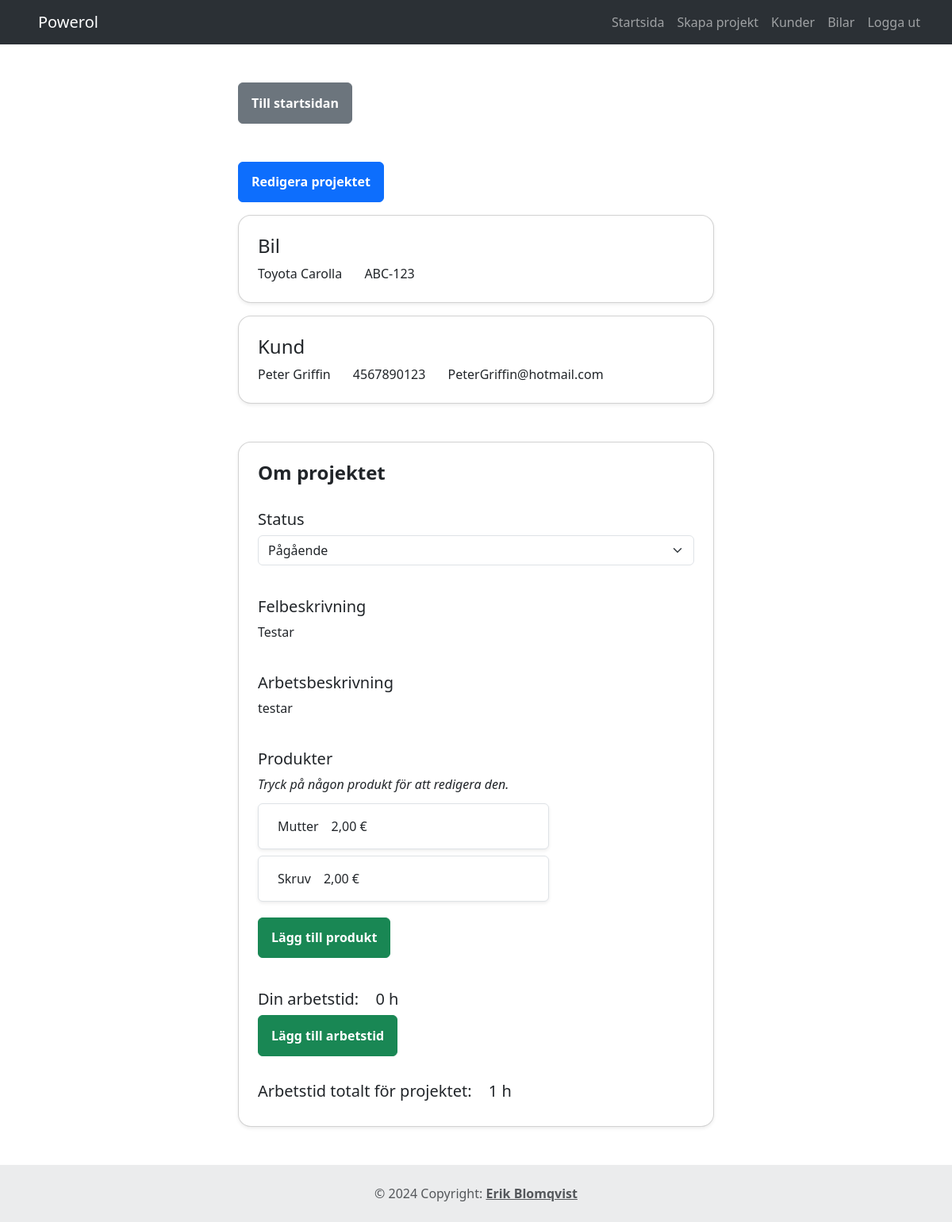
Screenshot of /project.php?project_id=5 (signed in) with the database file from the repository.
### tables this page shows
CREATE TABLE `table_projects` (
  `project_id` int(11) NOT NULL,
  `customer_id_fk` int(11) NOT NULL,
  `car_id_fk` int(11) NOT NULL,
  `defect_desc` text NOT NULL,
  `work_desc` text NOT NULL,
  `status_id_fk` int(11) NOT NULL,
  `creation_date` date DEFAULT NULL
);

CREATE TABLE `table_cars` (
  `car_id` int(11) NOT NULL,
  `car_brand` varchar(255) NOT NULL,
  `car_model` varchar(255) NOT NULL,
  `car_license` varchar(255) NOT NULL
);

CREATE TABLE `table_customers` (
  `customer_id` int(11) NOT NULL,
  `customer_fname` varchar(255) NOT NULL,
  `customer_lname` varchar(255) NOT NULL,
  `customer_phone` varchar(255) NOT NULL,
  `customer_email` varchar(255) NOT NULL,
  `customer_address` varchar(255) NOT NULL,
  `customer_zip` varchar(255) NOT NULL,
  `customer_area` varchar(255) NOT NULL
);

CREATE TABLE `table_statuses` (
  `s_id` int(11) NOT NULL,
  `s_name` varchar(255) NOT NULL
);

CREATE TABLE `table_products` (
  `product_id` int(11) NOT NULL,
  `name` varchar(255) NOT NULL,
  `price` decimal(7,2) NOT NULL,
  `invoice_number` varchar(255) NOT NULL
);

### includes/class.project.php (called while the page is built, shortened)
<?php
class Project {
    private $pdo;
    function __construct($pdo) {
        $this->pdo = $pdo;
    }
    public function selectSingleProject(int $projectId) {
        $projectDataArray = $this->pdo->query("SELECT
            table_projects.*,
            table_customers.*,
            table_cars.*
        FROM
            table_projects
        JOIN
            table_customers ON table_projects.customer_id_fk = table_customers.customer_id
        JOIN
            table_cars ON table_projects.car_id_fk = table_cars.car_id
        WHERE
            table_projects.project_id = $projectId")->fetch();
                return $projectDataArray;
    }
    public function selectProjectProducts(int $projectId) {
        $projectProductsArray = $this->pdo->query("SELECT table_products.*
            FROM table_products
            JOIN table_project_product ON table_products.product_id = table_project_product.product_id_fk
            WHERE table_project_product.project_id_fk = $projectId")->fetchAll();
        return $projectProductsArray;
    }
    public function selectTotalWorkingHours(int $userId, int $projectId) {
        $stmt_selectWorkingHours = $this->pdo->prepare('SELECT
            SUM(h_amount) AS total_project_hours,
            SUM(CASE WHEN u_id_fk = :uid THEN h_amount ELSE 0 END) AS user_hours
        FROM
            table_hours
        WHERE
            p_id_fk = :pid');
        $stmt_selectWorkingHours->bindParam(':uid', $userId, PDO::PARAM_INT);
        $stmt_selectWorkingHours->bindParam(':pid', $projectId, PDO::PARAM_INT);
        $stmt_selectWorkingHours->execute();
        return $stmt_selectWorkingHours->fetch();
    }
    public function selectAllStatusData() {
        $stmt_selectStatusData = $this->pdo->prepare('SELECT * FROM table_statuses');
        $stmt_selectStatusData->execute();
        $statusInfo = $stmt_selectStatusData->fetchAll();
        return $statusInfo;
    }
}
?>

### includes/class.user.php (called while the page is built, shortened)
<?php
class User {
    private $pdo;
    function __construct($pdo) {
        $this->pdo = $pdo;
    }
    public function checkUserRole(int $requiredValue) {
        $stmt_checkUserRole = $this->pdo->prepare(
            'SELECT r_level FROM table_roles WHERE r_id = :rid');
        $stmt_checkUserRole->bindParam(':rid', $_SESSION['user_role'], PDO::PARAM_INT);
        $stmt_checkUserRole->execute();
        $userRoleData = $stmt_checkUserRole->fetch();
        if ($userRoleData['r_level'] >= $requiredValue) {
            return TRUE;
        } else {
            return FALSE;
        }
    }
}
?>

### project.php (the view, shortened to what this page needs)
<?php
include_once 'includes/header.php';
$user->checkLoginStatus();
if (isset($_GET['project_id'])) {
    $projectId = (int)$_GET['project_id'];
    $projectDataArray = $project->selectSingleProject($projectId);
}
else {
	echo "Inget projekt har valts!";
	exit;
}
$statusesData = $project->selectAllStatusData();
$projectProductsArray = $project->selectProjectProducts($projectId);
$totalWorkingHours = $project->selectTotalWorkingHours($_SESSION['user_id'], $projectId);
?>
<div class="container">
	<div class="mw-500 mx-auto">
		<a class="btn btn-secondary mb-5" href="home.php">Till startsidan</a><br>
		<a class="btn btn-primary mb-3" href="editproject.php?project_id=<?php echo $projectId ?>">Redigera projektet</a>
		<div class="card rounded-4 text-start shadow-sm p-4 mb-3">
			<h2 class="h4">Bil</h2>
			<div class="row">
				<p class="h6 lh-base mb-0" id="car-data">
					<span id="car-brand"><?php echo $projectDataArray['car_brand'] ?></span>
					<span id="car-model"><?php echo $projectDataArray['car_model'] ?></span>
					<span class="ms-4" id="car-license"><?php echo $projectDataArray['car_license'] ?></span>
				</p>
			</div>
		</div>
		<div class="card rounded-4 text-start shadow-sm p-4 my-3">
			<h2 class="h4">Kund</h2>
			<div class="row">
				<p class="h6 lh-base mb-0" id="customer-data">
					<?php echo "{$projectDataArray['customer_fname']} {$projectDataArray['customer_lname']}" ?>
					<?php echo "<span class='ms-4'> {$projectDataArray['customer_phone']} </span>"?>
					<?php echo "<span class='ms-4'> {$projectDataArray['customer_email']} </span>"?>
				</p>
			</div>
		</div>
		<div class="card rounded-4 text-start shadow-sm p-4 mt-5 mb-3">
			<h2 class="h4 mb-3 fw-bold">Om projektet</h2>
			<form method="POST" action="update-status.php">
				<label class="form-label h5 mt-3" for="status_id">Status</label>
				<select class="form-select mb-3" id="status_id" name="status_id" aria-label="Project Status" onchange="this.form.submit()">
					<?php
						foreach ($statusesData as $status) {
							if ($user->checkUserRole(10) && !$user->checkUserRole(50))
							{
								if ($status['s_id'] == 6 || $status['s_id'] == 7)
								{
									echo "<option class='d-none' value='" . $status['s_id'] . "' " . ($projectDataArray['status_id_fk'] == $status['s_id'] ? 'selected' : '') . ">" . $status['s_name'] . "</option>";
								} else {
									echo "<option value='" . $status['s_id'] . "' " . ($projectDataArray['status_id_fk'] == $status['s_id'] ? 'selected' : '') . ">" . $status['s_name'] . "</option>";
								}
							}
						}
					?>
				</select>
			</form>
			<h3 class="h5 mt-4 mb-2">Felbeskrivning</h3>
			<p><?php echo "{$projectDataArray['defect_desc']}"?></p>
			<h3 class="h5 mt-4 mb-2">Arbetsbeskrivning</h3>
			<p><?php echo "{$projectDataArray['work_desc']}"?></p>
				<h3 class="h5 mt-4 mb-2">Produkter</h3>
					<div class="col-8 mb-4">
						<?php
						if (isset($projectProductsArray) && !empty($projectProductsArray)) {
							echo "<p class='mb-2 fst-italic'>Tryck på någon produkt för att redigera den.</p>";
							echo "<ul class='list-group my-2'>";
							foreach ($projectProductsArray as $product) {
								echo "<button class='list-group-item list-group-item-action d-flex align-items-center rounded px-4 py-3 my-1 border shadow-sm' data-bs-toggle='modal' data-bs-target='#editProductModal' value='" . $product['product_id'] . "' onclick='selectProductData(this.value)'>"
									. $product['name']
									. " <span class='ms-3'>"
									. number_format($product['price'], 2, ',', ' ')
									. " €</span>
								</button>";
							}
							echo "</ul>";
						}
						?>
						<button type="button" class="btn btn-success mt-2" data-bs-toggle="modal" data-bs-target="#newProductModal" onclick="selectProductData()">
							Lägg till produkt
						</button>
					</div>
					<div class="h5 mt-3 mb-3 <?php if ($user->checkUserRole(50)) { echo "d-none"; } ?>">
						Din arbetstid:
						<span class="ms-3 fw-normal">
						<?php
						if (!empty($totalWorkingHours['user_hours'])) {
							echo $totalWorkingHours['user_hours'];
						} else {
							echo "0";
						}
						?> h </span><br>
						<button type="button" class="btn btn-success my-2" data-bs-toggle="modal" data-bs-target="#workingHoursModal">
							Lägg till arbetstid
						</button>
					</div>
					<div class="h5 mt-2">Arbetstid totalt för projektet:<span class="ms-3 fw-normal">
						<?php
						if (!empty($totalWorkingHours['total_project_hours'])) {
							echo $totalWorkingHours['total_project_hours'];
						} else {
							echo "0";
						}
						?> h</span>
					</div>
				</div>
		</div>
	</div>
<?php
include_once 'includes/footer.php';
?>

### css/style.css (style rules this page uses)
.mw-500 { max-width: 600px; }
.btn { padding: 0.8em 1em !important; font-weight: 600 !important; }

### rows the page displays
table_projects: car_id_fk.car_brand "Toyota", car_id_fk.car_model "Carolla", car_id_fk.car_license "ABC-123", customer_id_fk.customer_fname "Peter", customer_id_fk.customer_lname "Griffin", customer_id_fk.customer_phone "4567890123", customer_id_fk.customer_email "PeterGriffin@hotmail.com", status_id "Pågående", defect_desc "Testar", work_desc "testar"
table_products: $product['product_id'] 22 (drawn), name "Mutter", price "2,00"
table_products: $product['product_id'] 23 (drawn), name "Skruv", price "2,00"

### other values shown
$menuItem['title'] "Startsida"
$menuItem['title'] "Skapa projekt"
$menuItem['title'] "Kunder"
$menuItem['title'] "Bilar"
$totalWorkingHours['total_project_hours'] "1"
